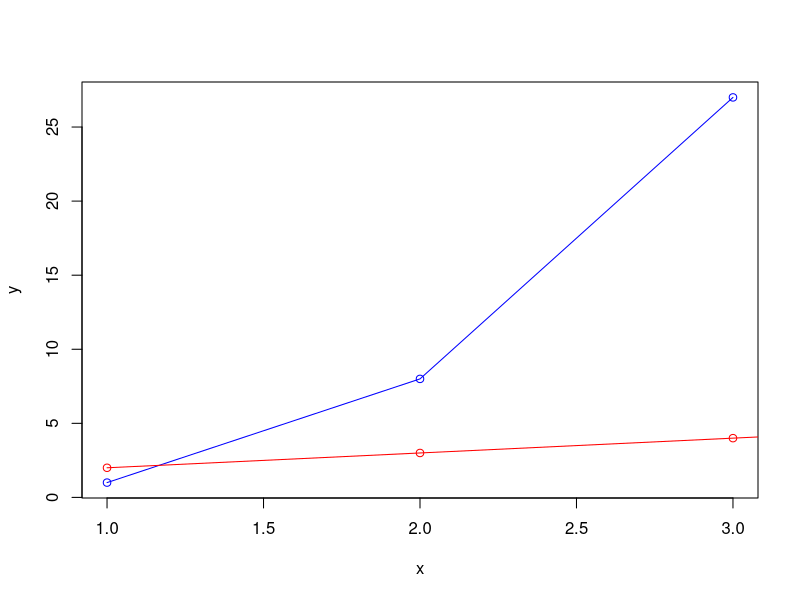

Here is the R script that generated this plot:
x<-1:3
x2<-1:5
y<-x*x*x
y2<-x2+1
plot_colors <- c("blue","red","forestgreen")
plot(x,y,type="o" ,col=plot_colors[1])
lines(x2,y2,type="o" ,col=plot_colors[2])